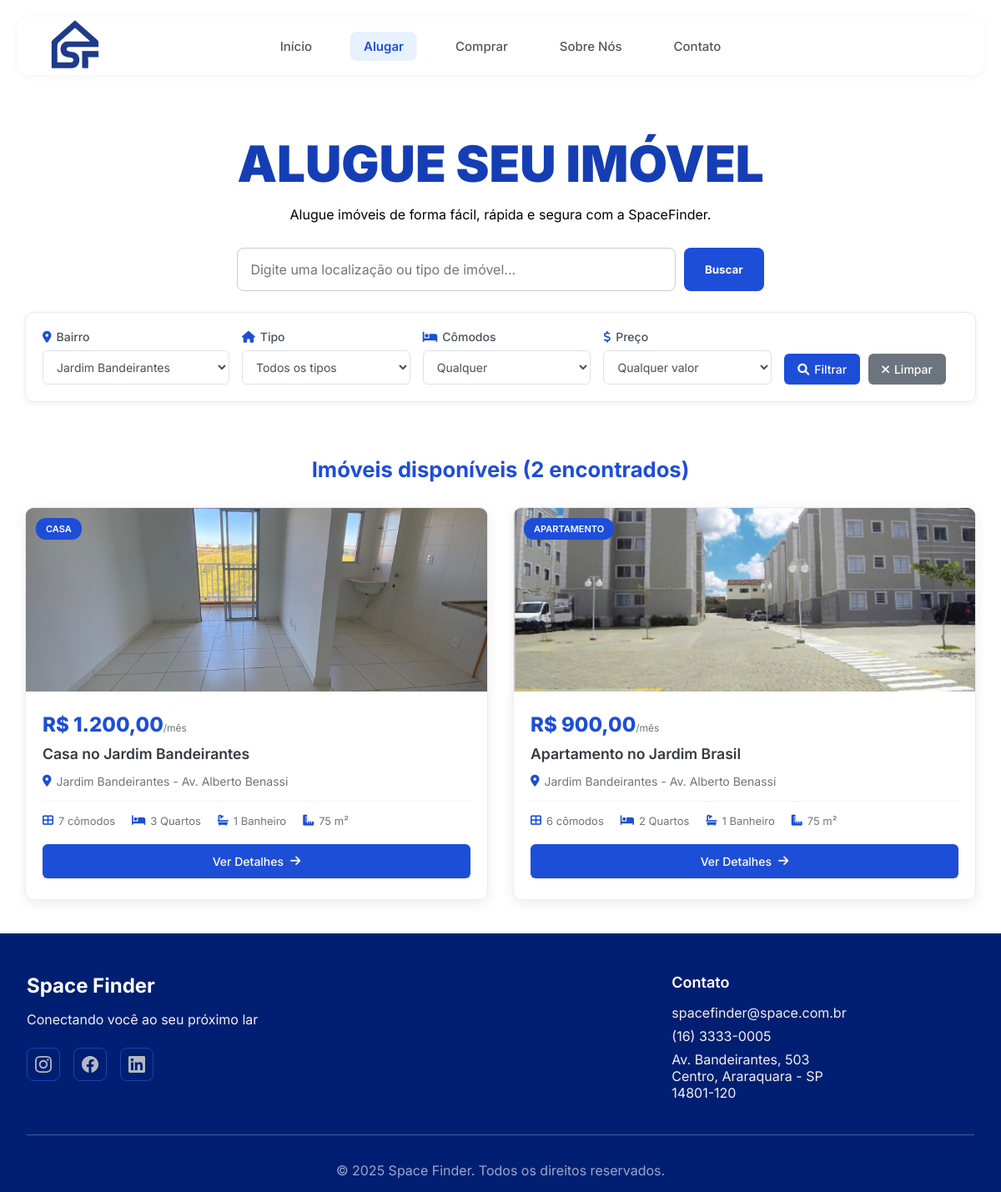
The page /alugar.php?bairro=Jardim Bandeirantes on the database as committed earlier.
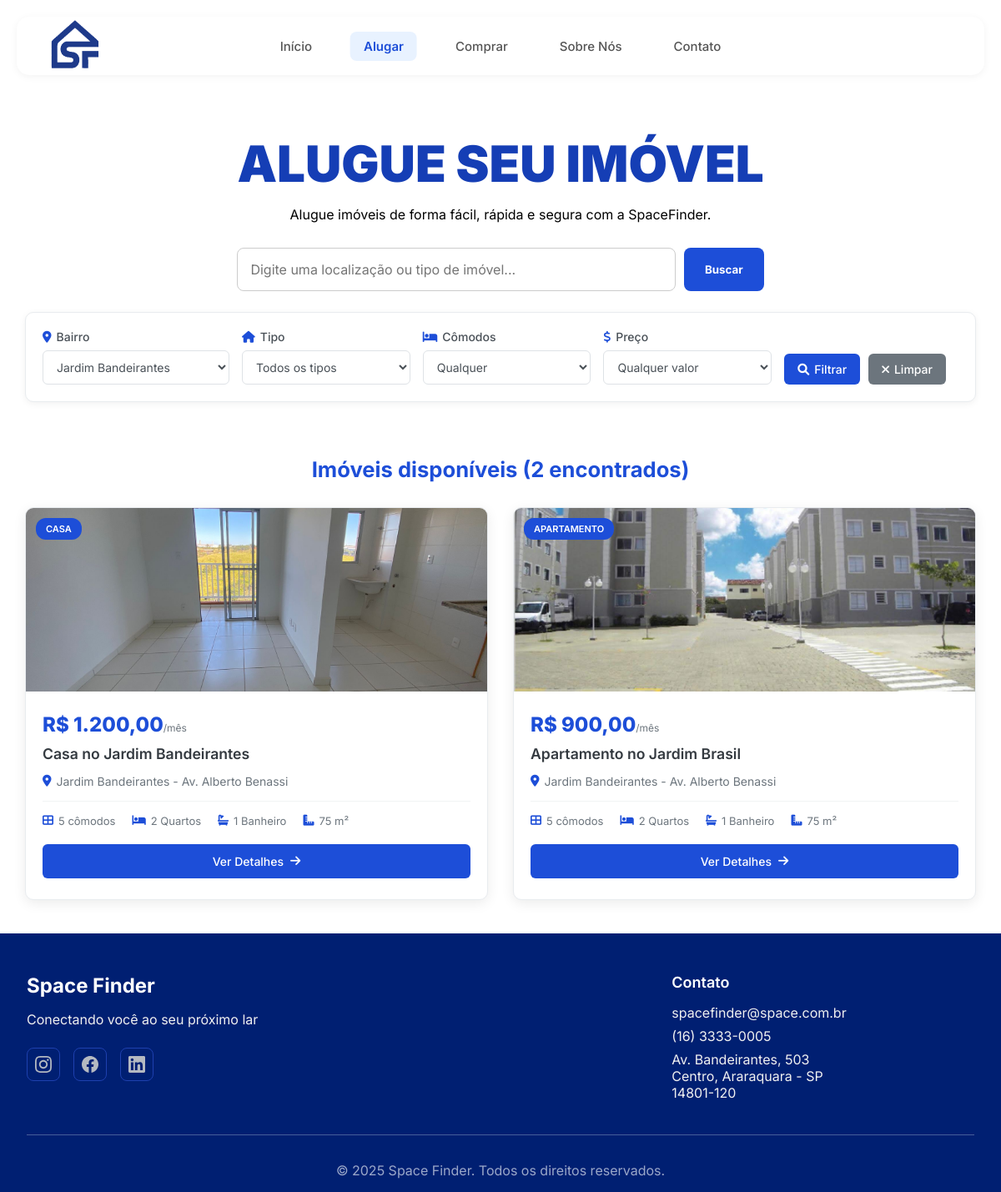
The same page on the database as committed later.
### tables this page shows
CREATE TABLE `imoveis_alugar` (
  `id_casa` int(11) NOT NULL AUTO_INCREMENT PRIMARY KEY,
  `codigo` varchar(10) NOT NULL,
  `bairro` varchar(100) NOT NULL,
  `rua` varchar(100) NOT NULL,
  `area` decimal(10,2) NOT NULL,
  `foto` varchar(225) NOT NULL,
  `num_comodos` int(11) NOT NULL,
  `banheiro` int(11) NOT NULL,
  `quarto` int(11) NOT NULL,
  `titulo_casa` varchar(100) NOT NULL,
  `tipo` varchar(100) NOT NULL,
  `valor` decimal(15,2) DEFAULT NULL,
  `finalidade` enum('alugar','comprar') NOT NULL DEFAULT 'comprar'
);

### alugar.php (the view, shortened to what this page needs)
<?php
$conn = new mysqli("localhost", "root", "", "spacefinder");
$busca = isset($_GET['q']) ? $conn->real_escape_string($_GET['q']) : '';
$bairro = isset($_GET['bairro']) ? $conn->real_escape_string($_GET['bairro']) : '';
$sql = "SELECT * FROM imoveis_alugar WHERE 1=1";
if ($bairro) {
    $sql .= " AND bairro LIKE '%$bairro%'";
}
$sql .= " LIMIT 15";
$result = $conn->query($sql);
$bairros_result = $conn->query("SELECT DISTINCT bairro FROM imoveis_alugar WHERE bairro != '' ORDER BY bairro");
?>
<!DOCTYPE html>
<html lang="pt-BR">
<head>
  <link rel="stylesheet" href="style.css">
  <link rel="stylesheet" href="https://cdnjs.cloudflare.com/ajax/libs/font-awesome/6.0.0/css/all.min.css">
</head>
<body>
  <nav class="navbar">
    <div class="logo-container">
      <a href="index.php"><img src="imgs/logosf.png" alt="Logo" class="logo" /></a>
    </div>
    <ul class="nav-links">
      <li><a href="index.php">Início</a></li>
      <li><a href="alugar.php" class="active">Alugar</a></li>
      <li><a href="comprar.php">Comprar</a></li>
      <li><a href="sobre.php">Sobre Nós</a></li>
      <li><a href="contato.php">Contato</a></li>
    </ul>
  </nav>
  <section class="card-principal">
    <div>
      <h1 class="titulo-principal">ALUGUE SEU IMÓVEL</h1>
      <p class="subtitulo-principal">Alugue imóveis de forma fácil, rápida e segura com a SpaceFinder.</p>
      <form class="search-box" method="GET" action="alugar.php">
        <input type="text" name="q" placeholder="Digite uma localização ou tipo de imóvel..." value="<?php echo htmlspecialchars($busca); ?>" />
        <button type="submit">Buscar</button>
      </form>
    </div>
  </section>
  <section class="secao-filtros">
    <div class="container">
      <div class="cards-filtros">
        <form class="formulario-filtros" method="GET" action="alugar.php">
          <div class="grade-filtros">
            <div class="grupo-filtro">
              <label for="bairro">
                <i class="fas fa-map-marker-alt"></i>
                Bairro
              </label>
              <select name="bairro" id="bairro">
                <?php if ($bairros_result && $bairros_result->num_rows > 0): ?>
                  <?php while($row = $bairros_result->fetch_assoc()): ?>
                    <option value="<?php echo htmlspecialchars($row['bairro']); ?>"
                            <?php echo ($bairro == $row['bairro']) ? 'selected' : ''; ?>>
                      <?php echo htmlspecialchars($row['bairro']); ?>
                    </option>
                  <?php endwhile; ?>
                <?php endif; ?>
              </select>
            </div>
            <div class="grupo-filtro">
              <label for="tipo">
                <i class="fas fa-home"></i>
                Tipo
              </label>
              <select name="tipo" id="tipo">
                <option value="">Todos os tipos</option>
              </select>
            </div>
            <div class="grupo-filtro">
              <label for="num_comodos">
                <i class="fas fa-bed"></i>
                Cômodos
              </label>
              <select name="num_comodos" id="num_comodos">
                <option value="">Qualquer</option>
              </select>
            </div>
            <div class="grupo-filtro">
              <label for="faixa_preco">
                <i class="fas fa-dollar-sign"></i>
                Preço
              </label>
              <select name="faixa_preco" id="faixa_preco">
                <option value="">Qualquer valor</option>
              </select>
            </div>
            <div class="acoes-filtros">
              <button type="submit" class="botao-filtrar">
                <i class="fas fa-search"></i>
                Filtrar
              </button>
              <a href="alugar.php" class="botao-limpar">
                <i class="fas fa-times"></i>
                Limpar
              </a>
            </div>
          </div>
        </form>
      </div>
    </div>
  </section>
  <section class="secao-resultados">
    <div class="container">
      <h2>
        <?php
        if ($result) {
          $total_results = $result->num_rows;
          echo $busca ? "Resultados para \"$busca\"" : "Imóveis disponíveis";
          echo " ($total_results encontrados)";
        }
        ?>
      </h2>
      <?php if ($result && $result->num_rows > 0): ?>
        <div class="grade-resultados">
          <?php while($row = $result->fetch_assoc()): ?>
            <div class="cards-imovel" onclick="verDetalhes(<?php echo $row['id_casa']; ?>)">
              <div class="container-imagem-cards">
                <img src="<?php echo !empty($row['foto']) ? htmlspecialchars($row['foto']) : 'imgs/placeholder.jpg'; ?>"
                     alt="<?php echo htmlspecialchars($row['tipo']); ?>" class="imagem-cards">
                <div class="etiqueta-cards"><?php echo htmlspecialchars($row['tipo']); ?></div>
              </div>
              <div class="conteudo-cards">
                <div class="preco-cards">
                  R$ <?php echo number_format($row['valor'], 2, ',', '.'); ?><span class="periodo">/mês</span>
                </div>
                <h3 class="titulo-cards">
                  <?php echo htmlspecialchars($row['titulo_casa']); ?>
                </h3>
                <div class="localizacao-cards">
                  <i class="fas fa-map-marker-alt"></i>
                  <?php echo htmlspecialchars($row['bairro']); ?><?php if(!empty($row['rua'])): ?> - <?php echo htmlspecialchars($row['rua']); ?><?php endif; ?>
                </div>
                <div class="caracteristicas-cards">
                <div class="caracteristica">
                <i class="fas fa-th-large"></i>
                <span><?php echo intval($row['num_comodos']); ?> cômodos</span>
                </div>
                <div class="caracteristica">
                <i class="fas fa-bed"></i>
                <span><?php echo intval($row['quarto']); ?> Quarto<?php echo intval($row['quarto']) > 1 ? 's' : ''; ?></span>
                </div>
                <div class="caracteristica">
                <i class="fas fa-bath"></i>
                <span><?php echo intval($row['banheiro']); ?> Banheiro<?php echo intval($row['banheiro']) > 1 ? 's' : ''; ?></span>
               </div>
                <div class="caracteristica">
                <i class="fas fa-ruler-combined"></i>
                <span><?php echo number_format($row['area'], 0, ',', '.'); ?> m²</span>
                </div>
                </div>
                <div class="rodape-cards">
                  <button class="botao-detalhes">
                    <span>Ver Detalhes</span>
                    <i class="fas fa-arrow-right"></i>
                  </button>
                </div>
              </div>
            </div>
          <?php endwhile; ?>
        </div>
      <?php endif; ?>
    </div>
  </section>
  <footer class="footer">
    <div class="footer-container">
      <div class="footer-content">
        <div class="seção-footer">
          <h3 class="titulo-footer">Space Finder</h3>
          <p class="texto-footer">Conectando você ao seu próximo lar</p>
          <div class="social-links">
            <a href="https://instagram.com.br" target="_blank" class="social-link">
            </a>
            <a href="https://www.facebook.com/" target="_blank" class="social-link">
            </a>
            <a href="https://www.linkedin.com/feed/" target="_blank" class="social-link">
            </a>
          </div>
        </div>
        <div class="seção-footer">
          <h4 class="subtitulo-footer">Contato</h4>
          <p class="info-contato">spacefinder@space.com.br</p>
          <p class="info-contato">(16) 3333-0005</p>
          <p class="info-contato">Av. Bandeirantes, 503<br>Centro, Araraquara - SP<br>14801-120</p>
        </div>
      </div>
      <div class="botao-footer">
        <p>© 2025 Space Finder. Todos os direitos reservados.</p>
      </div>
    </div>
  </footer>
  </body>
  </html>

### style.css (style rules this page uses)
* { margin: 0; padding: 0; box-sizing: border-box; font-family: 'Inter', sans-serif; }
.navbar { margin-top: 10px; position: relative; display: flex; align-items: center; justify-content: space-between; height: 70px; padding: 0 30px; background: white; box-shadow: 0 2px 10px rgba(0,0,0,0.05); border-radius: 15px; margin: 20px; }
.logo { height: 70px; width: auto; object-fit: contain; }
.nav-links { position: absolute; left: 50%; top: 50%; transform: translate(-50%, -50%); display: flex; gap: 30px; list-style: none; }
.nav-links a { text-decoration: none; color: #555; font-size: 15px; font-weight: 500; padding: 8px 16px; border-radius: 8px; transition: all 0.3s ease; }
.nav-links a.active { color: #1d4ed8; background: #e8f2ff; font-weight: 600; }
.footer { background:#001f72ff; color:rgb(240, 240, 240); }
.footer-container { max-width: 1200px; margin: 0 auto; padding: 3rem 2rem 1rem; }
.footer-content { display: grid; grid-template-columns: 2fr 1fr; gap: 3rem; margin-bottom: 2rem; }
.titulo-footer { font-size: 1.5rem; font-weight: 700; color: white; margin-bottom: 1rem; }
.subtitulo-footer { font-size: 1.125rem; font-weight: 600; color: white; margin-bottom: 1rem; }
.texto-footer { margin-bottom: 1.5rem; }
.social-links { display: flex; gap: 1rem; }
.social-link { display: flex; align-items: center; justify-content: center; width: 40px; height: 40px; background: #001f72ff; color: #b4b9c1ff; border-radius: 8px; text-decoration: none; transition: all 0.2s ease; border: 1px solid #1e40af; }
.info-contato { margin-bottom: 0.5rem; }
.botao-footer { padding-top: 2rem; border-top: 1px solid #fafbff49; text-align: center; color: #fafbff9e; }

Rows that differ between the two databases and show on the page:
changed imoveis_alugar "Casa no Jardim Bandeirantes": num_comodos "7" → "5"; quarto "3" → "2"
changed imoveis_alugar "Apartamento no Jardim Brasil": num_comodos "6" → "5"
